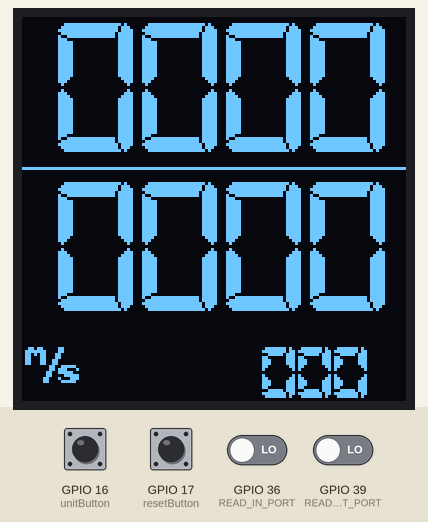
A sketch run on a simulated ESP32. Shown: 128×128 one-colour display. Inputs (shaded band) come from the test bench; at power-on: GPIO 16 (unitButton), GPIO 17 (resetButton) HIGH, GPIO 36 (READ_IN_PORT), GPIO 39 (READ_OUT_PORT) LOW.

Above: at 1.2 s.
1.3 s: GPIO 16 (unitButton) pulled LOW for 0.15 s
At 2.0 s:
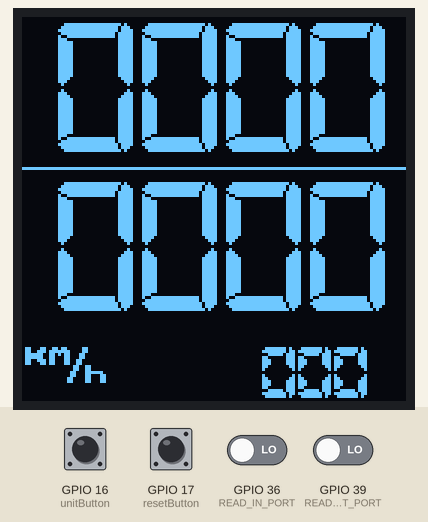
2.9 s: GPIO 16 (unitButton) pulled LOW for 1 s
At 3.3 s:
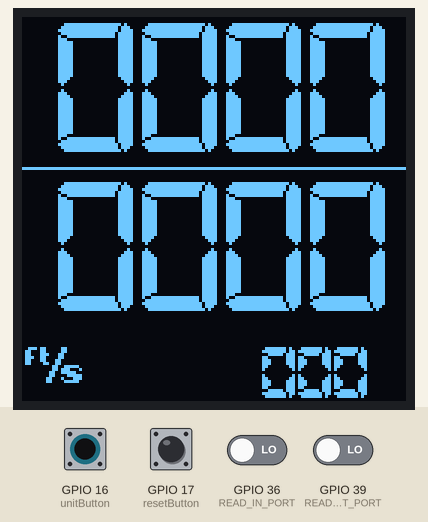
Timing chart, 0 to 5.9 s (numbered marks = the images above; inputs shaded):
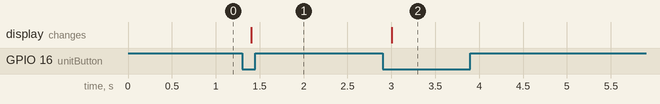

Measured:
- after the input at 1.3 s, the display: changes after 0.10 s (image 1)
- after the input at 2.9 s, the display: changes after 0.10 s (image 2)

The sketch:

speed_measurement.ino
```cpp
#include <SPI.h>
#include <Wire.h>
#include <Adafruit_GFX.h>
#include <Adafruit_SH110X.h>
#include "Digi25x43Font.h"
#include "Digi11x17_2Font.h"
#include "Units2Font.h"
#include <Fonts/FreeMono12pt7b.h>
#include <Bounce2.h>

#define SCREEN_WIDTH 128
#define SCREEN_HEIGHT 128
#define OLED_RESET -1
Adafruit_SH1107 display = Adafruit_SH1107(SCREEN_WIDTH, SCREEN_HEIGHT, &Wire, OLED_RESET, 1000000, 100000);

#define READ_IN_PORT 36
#define READ_OUT_PORT 39

Bounce2::Button resetButton = Bounce2::Button();
Bounce2::Button unitButton = Bounce2::Button();


int measurementCount = 0;
int unitIndex = 0;
unsigned long inTime = 0;
unsigned long outTime = 0;
unsigned long diffTime = 0;
unsigned long timer = 0;
unsigned long speedMs = 0;
unsigned long speedMsList[100];
unsigned long speed = 0;
unsigned long speedAvg = 0;
bool started = false;
bool timerInitialzed = false;
char unitSynbol[1];

float diffSeconds = 0;
enum Phase { IdlePhase = 10,
             AnalysePhase
};
Phase phase = IdlePhase;

void IRAM_ATTR startMeasurement() {
  if (!started) {
    inTime = micros();
    started = true;
  }
}

void IRAM_ATTR stopMeasurement() {
  if (started) {
    outTime = micros();
    phase = AnalysePhase;
  }
}


void setup() {
  Serial.begin(115200);

  unitButton.attach(16, INPUT_PULLUP);
  unitButton.interval(50);
  unitButton.setPressedState(LOW);

  resetButton.attach(17, INPUT_PULLUP);
  resetButton.interval(50);
  resetButton.setPressedState(LOW);

  display.begin(0x3C, true);           // Address 0x3D default
  display.setTextColor(SH110X_WHITE);  // Draw white text
  display.clearDisplay();


  pinMode(READ_IN_PORT, INPUT);
  pinMode(READ_OUT_PORT, INPUT);
  attachInterrupt(READ_IN_PORT, startMeasurement, RISING);
  attachInterrupt(READ_OUT_PORT, stopMeasurement, RISING);
  drawSpeed();
}

void drawSpeed() {
  display.clearDisplay();

  if (unitIndex == 0) {
    speed = speedMs;
    speedAvg = getSpeedMsAvg(measurementCount);
  } else if (unitIndex == 1) {
    speed = speedMs * 3.6;
    speedAvg = getSpeedMsAvg(measurementCount) * 3.6;
  } else if (unitIndex == 2) {
    speed = speedMs * 3.28084;
    speedAvg = getSpeedMsAvg(measurementCount) * 3.28084;
  } else if (unitIndex == 3) {
  } else {
  }

  display.setFont(&Digi25x43);
  display.setCursor(12, 2);
  display.printf("%04d", speed);

  display.drawFastHLine(0, 50, 128, SH110X_WHITE);
  display.setFont(&Digi25x43);
  display.setCursor(12, 55);
  display.printf("%04d", speedAvg);

  display.setFont(&Units2);
  display.setCursor(0, 110);
  itoa(unitIndex, unitSynbol, 10);
  display.printf(unitSynbol);

  display.setFont(&Digi11x17_2);
  display.setCursor(80, 110);
  display.printf("%03d", measurementCount);

  display.display();
}

void loop() {

  if (phase == IdlePhase) {
    unitButton.update();
    resetButton.update();
    if (unitButton.pressed()) {
      unitIndex++;
      if (unitIndex > 3) {
        unitIndex = 0;
      }
      drawSpeed();
    }

    if (resetButton.pressed()) {
      unitIndex = 0;
      measurementCount = 0;
      speedMs = 0;
      speed = 0;
      speedAvg = 0;
      drawSpeed();
    }
  } else if (phase = AnalysePhase) {
    diffTime = outTime - inTime;
    diffSeconds = diffTime / 1E6;
    speedMs = (0.09 / diffSeconds);
    speedMsList[measurementCount] = speedMs;
    measurementCount++;
    drawSpeed();
    phase = IdlePhase;
    started = false;
  }
}

unsigned long getSpeedMsAvg(int shots) {
  unsigned long sum = 0;
  for (int i = 0; i < shots; i++) {
    sum += speedMsList[i];
  }
  return (int)(sum / (shots + 1));
}
```

Source omitted: gi11x17_2Font.h (data table, 1767 bytes), Digi25x43Font.h (data table, 7405 bytes), Units2Font.h (data table, 1259 bytes)
